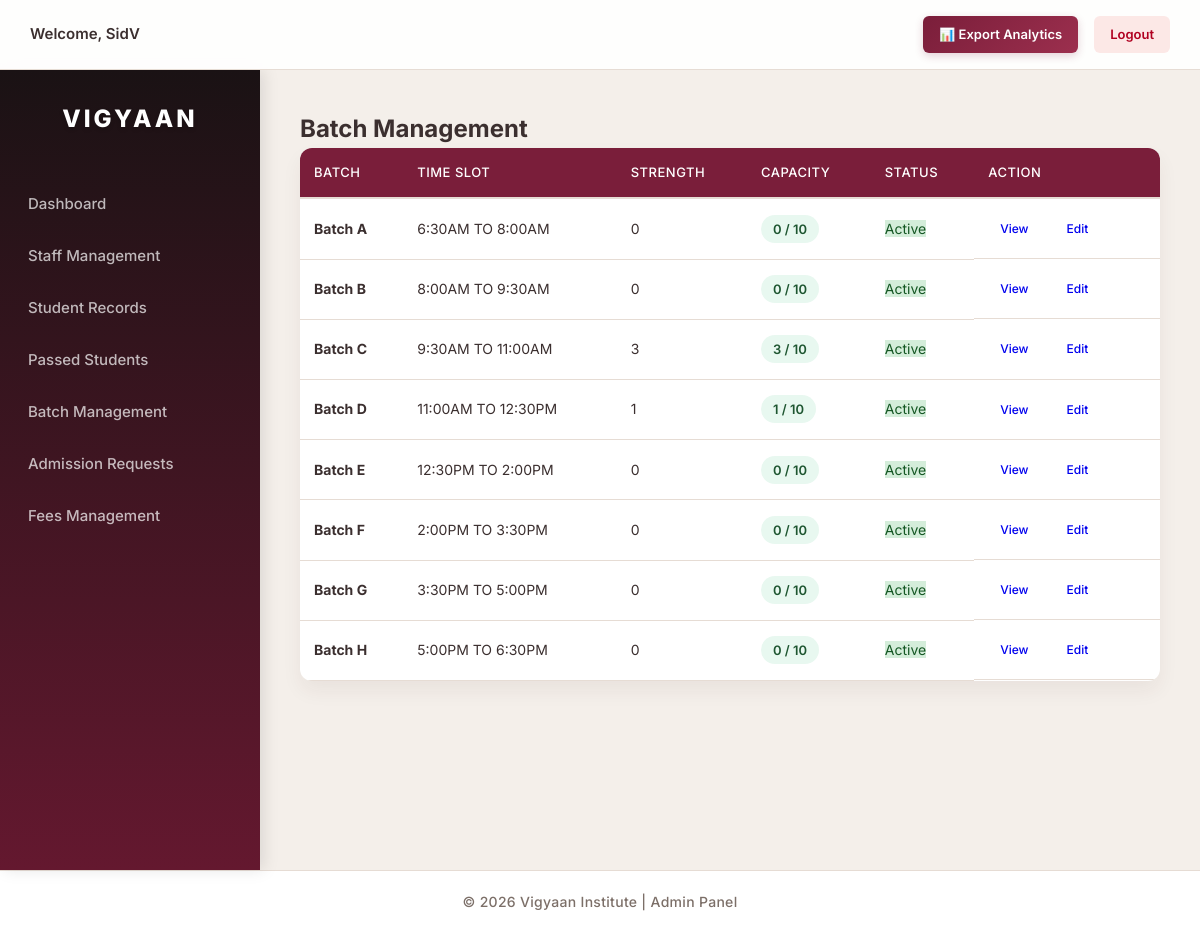
Screenshot of /batches/list.php (signed in) with the database file from the repository.
### tables this page shows
CREATE TABLE `batches` (
  `id` int(11) NOT NULL,
  `batch_name` char(1) NOT NULL,
  `time_slot` varchar(50) NOT NULL,
  `capacity` int(11) NOT NULL DEFAULT 10,
  `status` enum('Active','Inactive') DEFAULT 'Active'
);

### batches/list.php (the view, shortened to what this page needs)
<?php
require_once dirname(__DIR__) . '/includes/db.php';
$result = $conn->query("
    SELECT b.*,
    (SELECT COUNT(*) FROM students s WHERE s.batch_id = b.id) AS strength
    FROM batches b
    ORDER BY b.batch_name ASC
");
require_once "../includes/header.php";
require_once "../includes/sidebar.php";
?>
<div class="page-header">
    <h2>Batch Management</h2>
</div>
<table class="batch-table">
    <tr>
        <th>Batch</th>
        <th>Time Slot</th>
        <th>Strength</th>
        <th>Capacity</th>
        <th>Status</th>
        <th>Action</th>
    </tr>
<?php while($batch = $result->fetch_assoc()):
    $strength = $batch['strength'];
    $capacity = $batch['capacity'];
    $is_full = $strength >= $capacity;
?>
<tr>
    <td><strong>Batch <?php echo $batch['batch_name']; ?></strong></td>
    <td><?php echo $batch['time_slot']; ?></td>
    <td>
        <?php echo $strength; ?>
    </td>
    <td>
        <span class="capacity-badge <?php echo $is_full ? 'capacity-full' : 'capacity-ok'; ?>">
            <?php echo $strength . " / " . $capacity; ?>
        </span>
    </td>
    <td>
        <span class="<?php echo $batch['status']=='Active' ? 'status-active' : 'status-inactive'; ?>">
            <?php echo $batch['status']; ?>
        </span>
    </td>
    <td style="display:flex; gap:8px;">
   <a href="view.php?id=<?php echo $batch['id']; ?>"
   class="action-btn view-btn">
    View
</a>
    <a href="edit.php?id=<?php echo $batch['id']; ?>"
       class="action-btn">
        Edit
    </a>
</td>
</tr>
<?php endwhile; ?>
</table>
<?php require_once "../includes/footer.php"; ?>

### assets/css/style.css (style rules this page uses)
:root { --primary-color: #7A1E3A; --primary-dark: #64182F; --primary-light: #9C2F4E; --bg-main: #F4EFEA; --bg-card: #FFFFFF; --text-main: #3B2F2F; --text-muted: #7C6F68; --border-color: #E6DCD4; --input-border: #D8CCC3; --success-bg: #D4EDDA; --success-text: #155724; --danger-bg: #FCE8E6; --danger-text: #B00020; --shadow-sm: 0 4px 6px rgba(60, 40, 30, 0.04); --shadow-md: 0 10px 20px rgba(60, 40, 30, 0.06); --shadow-lg: 0 20px 45px rgba(60, 40, 30, 0.08); --radius-sm: 6px; --radius-md: 12px; --radius-lg: 16px; --transition: all 0.3s cubic-bezier(0.4, 0, 0.2, 1); }
* { box-sizing: border-box; margin: 0; padding: 0; }
body { font-family: 'Inter', -apple-system, BlinkMacSystemFont, "Segoe UI", Roboto, Helvetica, Arial, sans-serif; background-color: var(--bg-main); color: var(--text-main); line-height: 1.6; -webkit-font-smoothing: antialiased; }
table { width: 100%; border-collapse: separate; border-spacing: 0; }
th { text-align: left; font-size: 13px; font-weight: 600; padding: 14px 16px; border-bottom: 2px solid var(--border-color); color: var(--text-muted); text-transform: uppercase; letter-spacing: 0.5px; }
td { padding: 16px; border-bottom: 1px solid rgba(230, 220, 212, 0.5); font-size: 14px; vertical-align: middle; }
.status-active { background: var(--success-bg); color: var(--success-text); }
.action-btn { padding: 6px 12px; border-radius: var(--radius-sm); font-size: 12px; font-weight: 500; text-decoration: none; margin-right: 6px; display: inline-flex; align-items: center; transition: var(--transition); }
.batch-table { width: 100%; border-collapse: collapse; background: #fff; border-radius: var(--radius-md); overflow: hidden; box-shadow: var(--shadow-md); }
.batch-table th { background: var(--primary-color); color: #fff; padding: 14px; text-align: left; font-weight: 500; }
.batch-table td { padding: 14px; border-bottom: 1px solid var(--border-color); font-size: 14px; }
.capacity-badge { padding: 6px 12px; border-radius: 20px; font-size: 13px; font-weight: 600; }
.capacity-ok { background: #E8F8F0; color: #1E5631; }

### rows the page displays
batches: batch_name "A", time_slot "6:30AM TO 8:00AM", strength "0", capacity "10", status "Active"
batches: batch_name "B", time_slot "8:00AM TO 9:30AM", strength "0", capacity "10", status "Active"
batches: batch_name "C", time_slot "9:30AM TO 11:00AM", strength "3", capacity "10", status "Active"
batches: batch_name "D", time_slot "11:00AM TO 12:30PM", strength "1", capacity "10", status "Active"
batches: batch_name "E", time_slot "12:30PM TO 2:00PM", strength "0", capacity "10", status "Active"
batches: batch_name "F", time_slot "2:00PM TO 3:30PM", strength "0", capacity "10", status "Active"
batches: batch_name "G", time_slot "3:30PM TO 5:00PM", strength "0", capacity "10", status "Active"
batches: batch_name "H", time_slot "5:00PM TO 6:30PM", strength "0", capacity "10", status "Active"

### other values shown
$_SESSION['username'] "SidV"
